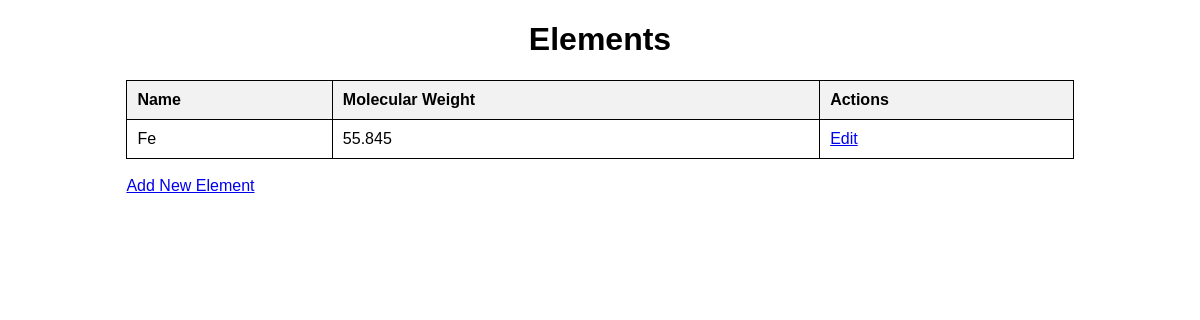
Before: / with the older database file.
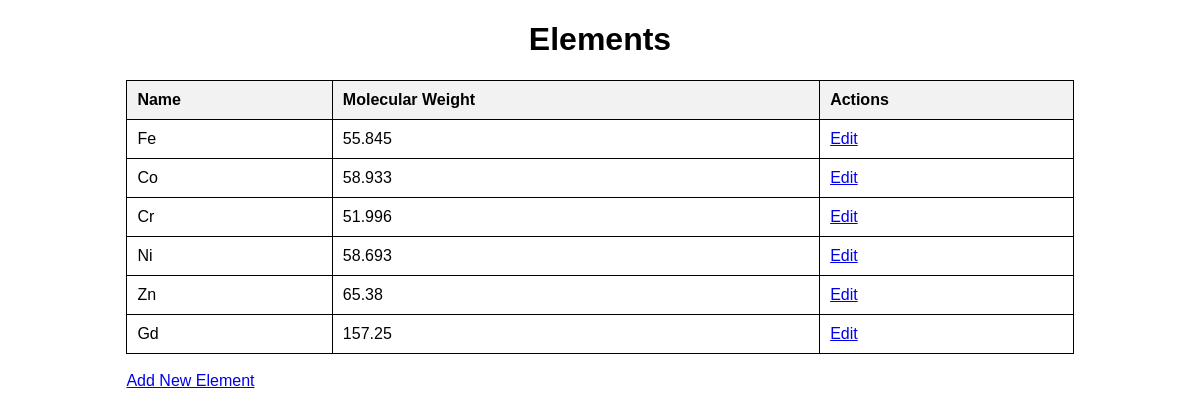
After: the same page with the newer database file.
### tables this page shows
CREATE TABLE elements (
            name TEXT PRIMARY KEY,
            molecular_weight REAL,
            oxidation_state_a1 BOOL,
            magnetic_moment_a1 REAL,
            radii_a1 REAL,
            oxidation_state_a2 BOOL,
            magnetic_moment_a2 REAL,
            radii_a2 REAL,
            oxidation_state_b1 BOOL,
            magnetic_moment_b1 REAL,
            radii_b1 REAL,
            oxidation_state_b2 BOOL,
            magnetic_moment_b2 REAL,
            radii_b2 REAL
        );

### database.py (the view)
@app.route('/')
def index():
    conn = get_db_connection()
    cursor = conn.cursor()
    cursor.execute('SELECT * FROM elements')
    elements = cursor.fetchall()
    conn.close()
    return render_template('list.html', elements=elements)

### database.py (called while the page is built)
def get_db_connection():
    conn = sqlite3.connect(DATABASE)
    conn.row_factory = sqlite3.Row
    return conn

### templates/list.html (shortened to what this page needs)
<!DOCTYPE html>
<html lang="en">
<head>
    <link rel="stylesheet" href="{{ url_for('static', filename='css/database.css') }}">
</head>
<body>
<div class="container">
    <h1>Elements</h1>
    <table>
        <tr>
            <th>Name</th>
            <th>Molecular Weight</th>
            <th>Actions</th>
        </tr>
        {% for element in elements %}
        <tr>
            <td>{{ element['name'] }}</td>
            <td>{{ element['molecular_weight'] }}</td>
            <td><a href="{{ url_for('edit', name=element['name']) }}">Edit</a></td>
        </tr>
        {% endfor %}
    </table>
    <br>
    <a href="{{ url_for('add') }}">Add New Element</a>
</div>
</body>
</html>

### static/css/database.css (style rules this page uses)
body { font-family: Arial, sans-serif; }
.container { width: 80%; margin: auto; }
h1 { text-align: center; }
table { width: 100%; border-collapse: collapse; }
table, th, td { border: 1px solid black; }
th, td { padding: 10px; text-align: left; }
th { background-color: #f2f2f2; }

Changed rows visible on the page:
added elements: name "Co", molecular_weight "58.933"
added elements: name "Cr", molecular_weight "51.996"
added elements: name "Ni", molecular_weight "58.693"
added elements: name "Zn", molecular_weight "65.38"
added elements: name "Gd", molecular_weight "157.25"
